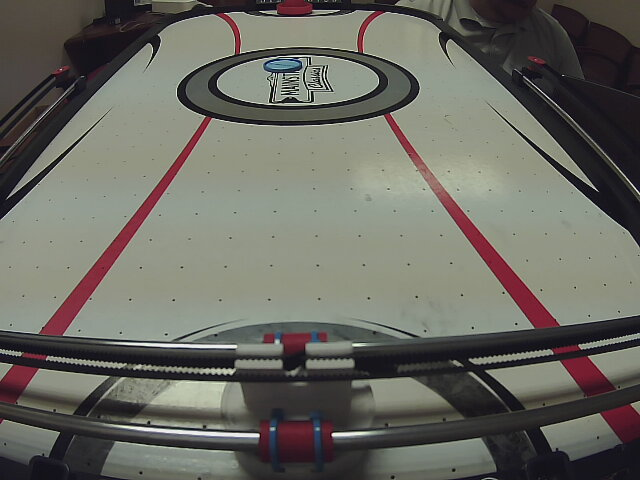
#> input picture notebooks/camera_sample_1.jpg, 640 x 480 px
$ python -i demo.py   (imports and definitions only)   (older library calls are emulated)
#> lines starting #> are read from the running program, lines starting #| are printed output that depends on the picture; after the words box and inside, x2 and y2 are one past the last pixel; in counts of white or black regions, pixels touching at a corner belong together
#> further down, picture is the input picture: shape (480, 640, 3); mean B, G, R 97.1, 104.6, 105.4
# import the necessary packages
from __future__ import print_function
from imutils.video import WebcamVideoStream
from imutils.video import FPS
import imutils
import cv2
from timeit import default_timer as timer
import numpy as np

import skimage

import matplotlib.pyplot as plt
from mpl_toolkits.mplot3d import Axes3D
from matplotlib import cm
from matplotlib import colors

from imutils.video import FPS, WebcamVideoStream
from imutils import perspective

# import the necessary packages
import datetime

class piece:
	def __init__(self, circle):
		self.speed = 0
		self.retries = 0
		self.direction = 0
		self.update(circle)

	def update(self, circle):
		self.center = (int(circle[0][0]), int(circle[0][1]))
		self.radius = int(circle[1])

	def dist(self, circle):
		return np.sum(abs(np.asarray(self.center) - np.asarray(circle[0])))

	def draw(self, out):
		cv2.circle(out, self.center, self.radius, (0,255,0), 2)

class cheap_fps:
	def __init__(self):
		# store the start time, end time, and total number of frames
		# that were examined between the start and end intervals
		self.fps_buffer = []
		self.last = timer()

	def update(self):
		now = timer()
		diff = now - self.last
		self.last = now
		fps = 1 / diff
		self.fps_buffer.append(fps)
		if len(self.fps_buffer) > 10:
			self.fps_buffer.pop(0)
		return str(int(np.mean(self.fps_buffer)))

boxes = []
pieces = []
def annotate(img):
	rgb = cv2.cvtColor(img, cv2.COLOR_BGR2RGB)

	## isolate HUE
	hsv = cv2.cvtColor(img, cv2.COLOR_RGB2HSV)
#> hsv: shape (480, 640, 3); mean H, S, V 89.8, 36.8, 109.4
	hsv[:,:,1:] = 0
#> hsv: shape (480, 640, 3); mean H, S, V 89.8, 0, 0
	t, hue = cv2.threshold(hsv, 50, 255, cv2.THRESH_BINARY)
#> hue: shape (480, 640, 3); mean H, S, V 231.9, 0, 0
	hue = ~hue[:,:,0]
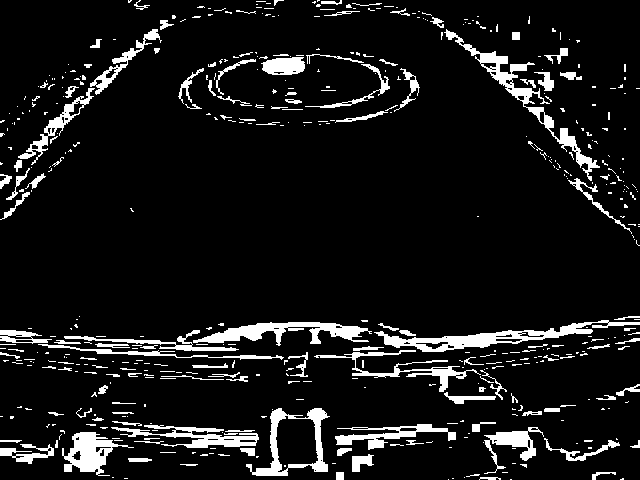
#> hue: shape (480, 640); 9.1% white; 500 white regions (371 under 20 px), largest, box (x1, y1, x2, y2) and area: (374, 320, 640, 352) 2260, (444, 29, 600, 181) 2043, (193, 322, 372, 346) 1820

	## mask out black
	t, black = cv2.threshold(rgb, 20, 255, cv2.THRESH_BINARY_INV, cv2.ADAPTIVE_THRESH_GAUSSIAN_C)
	mask = ~black[:,:,2]
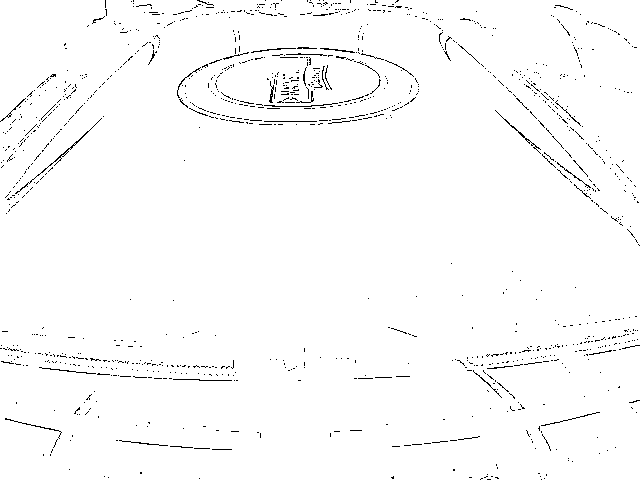
#> mask: shape (480, 640); 98.3% white; black in thin lines or dots
	masked = mask & hue
#> masked: shape (480, 640); 8.6% white; 650 white regions (530 under 20 px), largest, box (x1, y1, x2, y2) and area: (374, 322, 595, 352) 2063, (193, 322, 372, 346) 1819, (246, 408, 330, 476) 1487

	# isolate blue
	hsv = cv2.cvtColor(rgb, cv2.COLOR_RGB2HSV)
#> hsv: shape (480, 640, 3); mean H, S, V 64.6, 36.8, 109.4
	blue_lower=np.array([80,0,0],np.uint8)
	blue_upper=np.array([255,255,255],np.uint8)
	blue_mask = cv2.inRange(hsv, blue_lower, blue_upper)
#> blue_mask: shape (480, 640); 26.3% white; 128 white regions (77 under 20 px)
	blue = cv2.bitwise_and(rgb, rgb, mask=blue_mask)
	masked = blue[:,:,1] & mask

	## make it fuzzy
	eroded = cv2.erode(masked, None, iterations=2)
	fuzzed = cv2.dilate(eroded, None, iterations=5)

	## edges are less work
	laplacian = cv2.Laplacian(fuzzed,cv2.CV_8UC1)
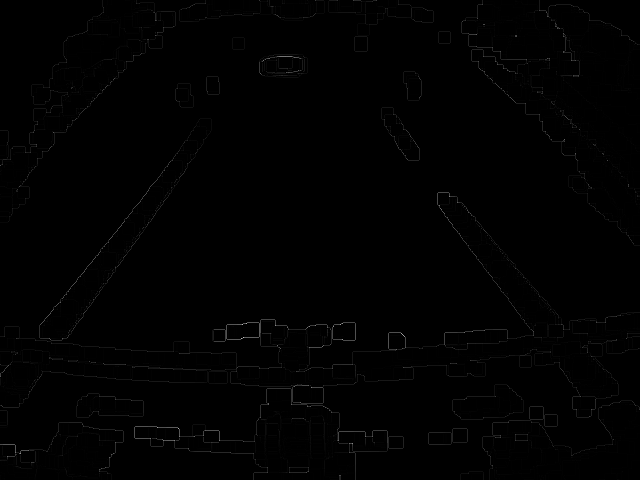
#> laplacian: shape (480, 640); min 0, max 188, mean 1.1

	## find largest external blob
	im2, outer_contours, hierarchy = cv2.findContours(laplacian, cv2.RETR_EXTERNAL, cv2.CHAIN_APPROX_NONE)
#> outer_contours = 362 contours, 340 with area under 20; largest, box (x1, y1, x2, y2) and area: (0, 118, 640, 480) 23538, (0, 0, 176, 223) 6292, (461, 0, 640, 246) 5075, (452, 384, 524, 420) 1612, (0, 422, 124, 480) 1382
	max_contour = max(outer_contours, key = cv2.contourArea)
#> max_contour = contour of 8942 points, box (x1, y1, x2, y2) (0, 118, 640, 480), area 23538
	blob = cv2.approxPolyDP(max_contour, 0.01*cv2.arcLength(max_contour, True), True)
#> blob = contour of 10 points, box (x1, y1, x2, y2) (0, 118, 640, 480), area 40817

	## translate playing area to a clean rect
	rect = cv2.minAreaRect(blob)
#> rect = ((332.5, 309.7), (297.2, 597.2), -68.06)
	box = cv2.boxPoints(rect)
#> box = [[553.9, 559.1], [0, 336], [111.1, 60.3], [665, 283.4]]
	ordered = perspective.order_points(box)
#> ordered = [[111.1, 60.3], [665, 283.4], [553.9, 559.1], [0, 336]]
	boxes.append(ordered)
	if len(boxes) > 50:
		boxes.pop(0)
	table = np.int0(np.mean(boxes, axis=0))
#> table = [[111, 60], [665, 283], [553, 559], [0, 336]]

	## get not blue inside the box
	not_blue = ~masked
	table_mask = np.zeros_like(masked)
	cv2.fillPoly(table_mask, np.array([box], dtype=np.int32), 255)
#> table_mask: shape (480, 640); 54.7% white; 3 black regions, box (x1, y1, x2, y2) and area: (0, 0, 640, 335) 110109, (0, 337, 354, 480) 25454, (586, 348, 640, 480) 3618
	not_blue = not_blue & table_mask
	t, thresh = cv2.threshold(not_blue, 254, 255, cv2.THRESH_BINARY, cv2.ADAPTIVE_THRESH_GAUSSIAN_C)
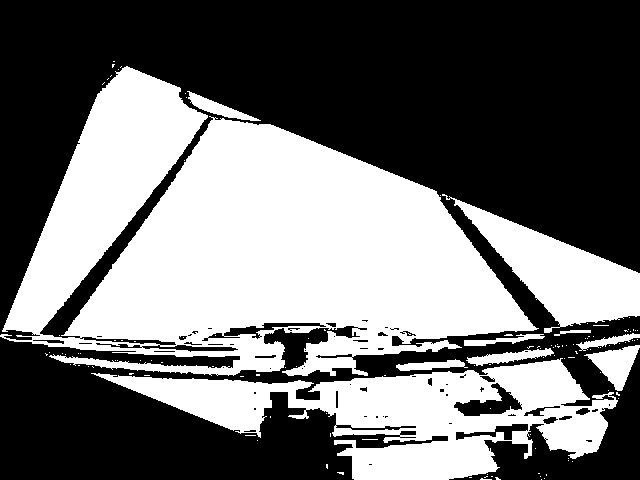
#> thresh: shape (480, 640); 43.9% white; 122 white regions (112 under 20 px), largest, box (x1, y1, x2, y2) and area: (0, 66, 539, 376) 93168, (91, 358, 618, 480) 27598, (442, 194, 640, 333) 9830

	## edges are less work
	laplacian = cv2.Laplacian(thresh, cv2.CV_8UC1)
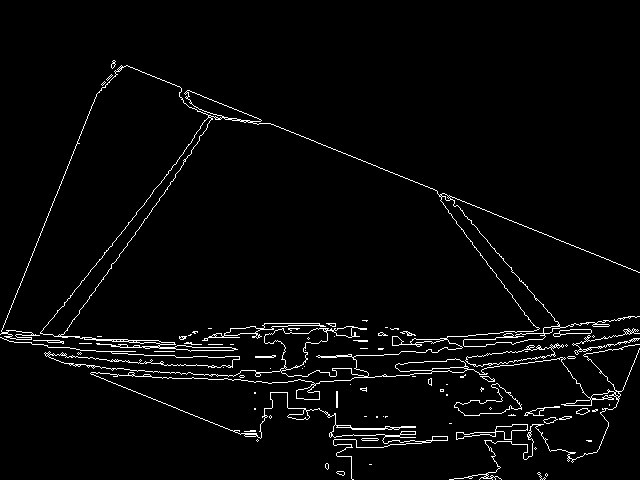
#> laplacian: shape (480, 640); 3% white in thin lines or dots, all inside (x1, y1, x2, y2) = (0, 60, 640, 480)

	## get all of the shapes
	im2, all_contours, hierarchy = cv2.findContours(thresh, cv2.RETR_TREE, cv2.CHAIN_APPROX_NONE)
#> all_contours = 207 contours, 162 with area under 20; largest, box (x1, y1, x2, y2) and area: (0, 66, 539, 376) 93437, (91, 358, 618, 480) 28785, (442, 194, 640, 333) 9554, (584, 345, 640, 391) 1152, (453, 382, 523, 417) 1052
	test = cv2.drawContours(np.zeros_like(laplacian), all_contours, -1, (255,255,255), 1)
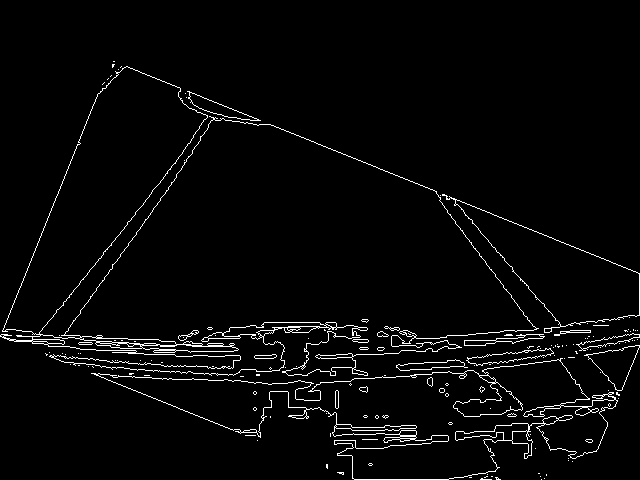
#> test: shape (480, 640); 3.1% white in thin lines or dots, all inside (x1, y1, x2, y2) = (0, 61, 640, 480)

	## get all of the shapes
	im2, all_contours, hierarchy = cv2.findContours(laplacian, cv2.RETR_TREE, cv2.CHAIN_APPROX_NONE)
#> all_contours = 353 contours, 298 with area under 20; largest, box (x1, y1, x2, y2) and area: (0, 65, 640, 480) 8516, (40, 117, 212, 337) 3044, (264, 328, 328, 370) 1168, (465, 343, 564, 367) 860, (454, 383, 522, 416) 854

	## filter by size
	def get_area(c):
		m = cv2.moments(c)
		return m['m00']
	small_contours = [c for c in all_contours if get_area(c) < 400 and get_area(c) > 50]
#> small_contours = 22 contours; largest, box (x1, y1, x2, y2) and area: (456, 424, 528, 440) 354, (495, 424, 528, 440) 224, (296, 384, 320, 400) 211, (174, 345, 235, 352) 188, (224, 326, 261, 336) 184

	## filter out non-circular shapes
	def is_circle(c):
		center, radius = cv2.minEnclosingCircle(c)
		area = get_area(c)
		circle_area = 3.14*radius*radius
		if abs(area-circle_area) > .5 * area:
			return False

		return True

	circular_contours = [c for c in small_contours if is_circle(c)]
#> circular_contours = 1 contour; box (x1, y1, x2, y2) and area: (392, 336, 403, 346) 70

	out = np.zeros_like(img)
	out = img

	## put it all together
	#cv2.drawContours(out, [table], 0, (255, 0, 0), 2) # draw table
	circles = []
	for c in circular_contours:
		center, radius = cv2.minEnclosingCircle(c)
		if radius < 20 and radius > 10:
			circles.append( (center, radius) )
#> this loop made 1 pass
#> (center, radius) on pass 1: ((396.4, 340.5), 5.63)
#> after the loop, circles = []

	if len(circles) < len(pieces):
		# remove from pieces
		extras = list(pieces)
		for circle in circles:
			diff = [ extra.dist(circle) for extra in extras ]
			index = diff.index(np.min(diff))
			pieces[pieces.index(extras[index])].retries = 0
			extras.pop(index)
		for extra in extras:
			extra.retries += 1
			if extra.retries > 2:
				pieces.pop(pieces.index(extra))

	if len(circles) > len(pieces):
		# add to pieces
		for item in pieces:
			diff = [ item.dist(circle) for circle in circles ]
			index = diff.index(np.min(diff))
			circles.pop(index)
		for circle in circles:
			pieces.append(piece(circle))

	# do something
	for circle in circles:
		diff = [ item.dist(circle) for item in pieces ]
		index = diff.index(np.min(diff))
		pieces[index].update(circle)
#> this loop made 0 passes

	for item in pieces:
		item.draw(out)

#    cv2.drawContours(img, circular_contours, -1, (0,255,0), 2)

	# crop to detected table
	out = out[min(table[:,1]): max(table[:,1]), min(table[:,0]): max(table[:,0])]
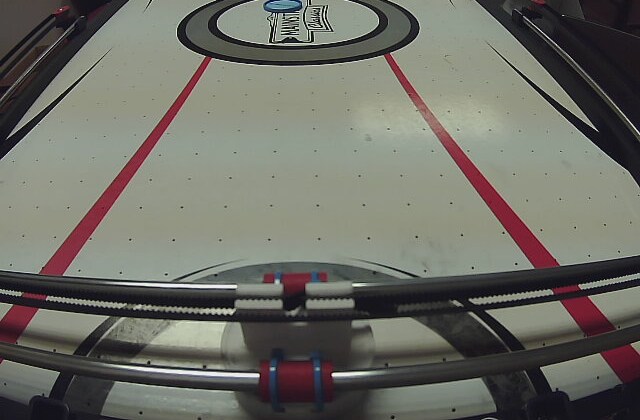
#> out: shape (420, 640, 3); mean B, G, R 100.6, 108.4, 108.7

	return out


vs = WebcamVideoStream(src=0).start()
fps = FPS().start()
cfps = cheap_fps()

window_name = "science!"
# [37 lines not run here, left out]

>>> import cv2
>>> picture = cv2.imread('notebooks/camera_sample_1.jpg')
>>> result = annotate(picture)
